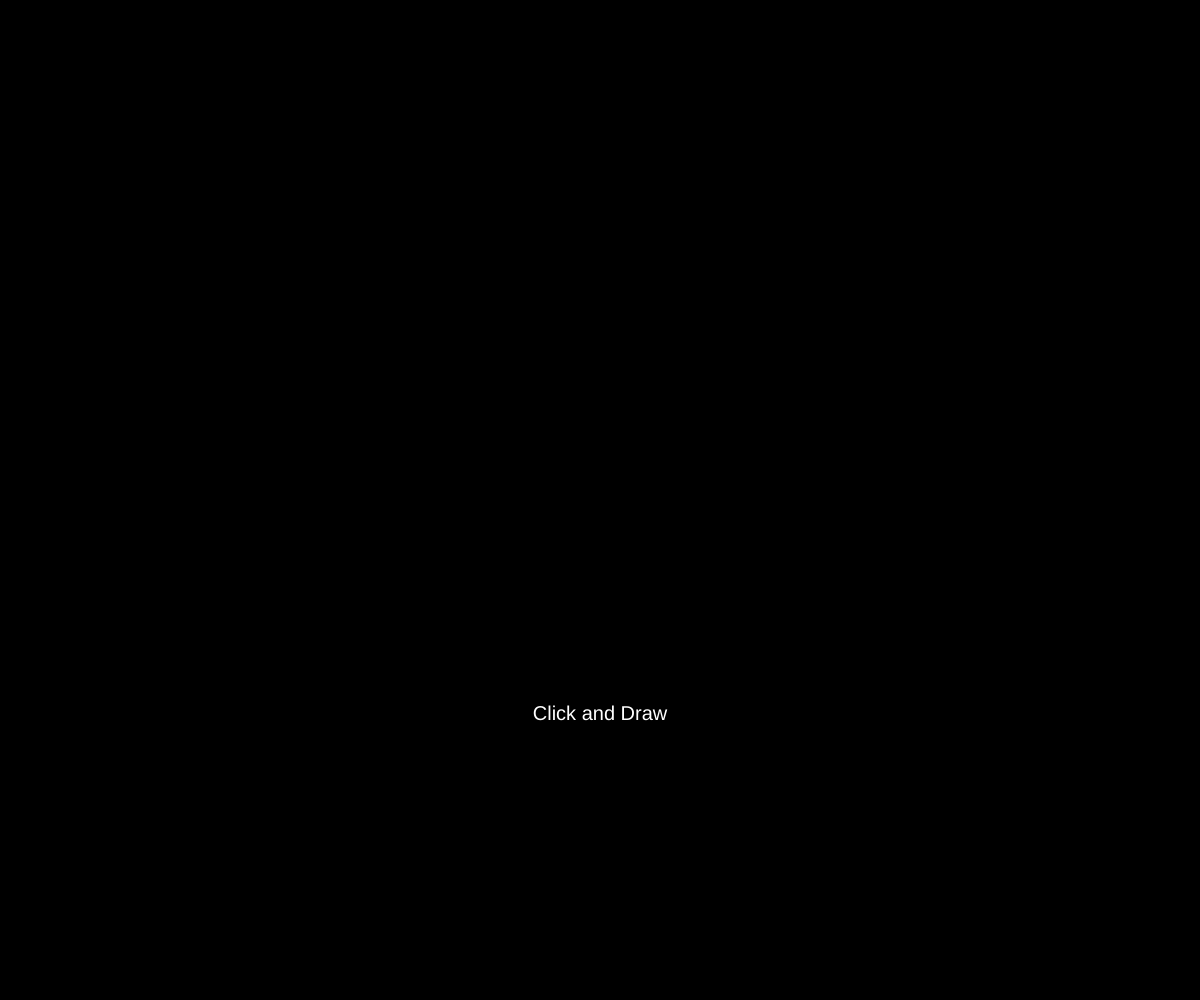
Frame 1 (no input)
Frame 60 (no input): identical to frame 1, image omitted
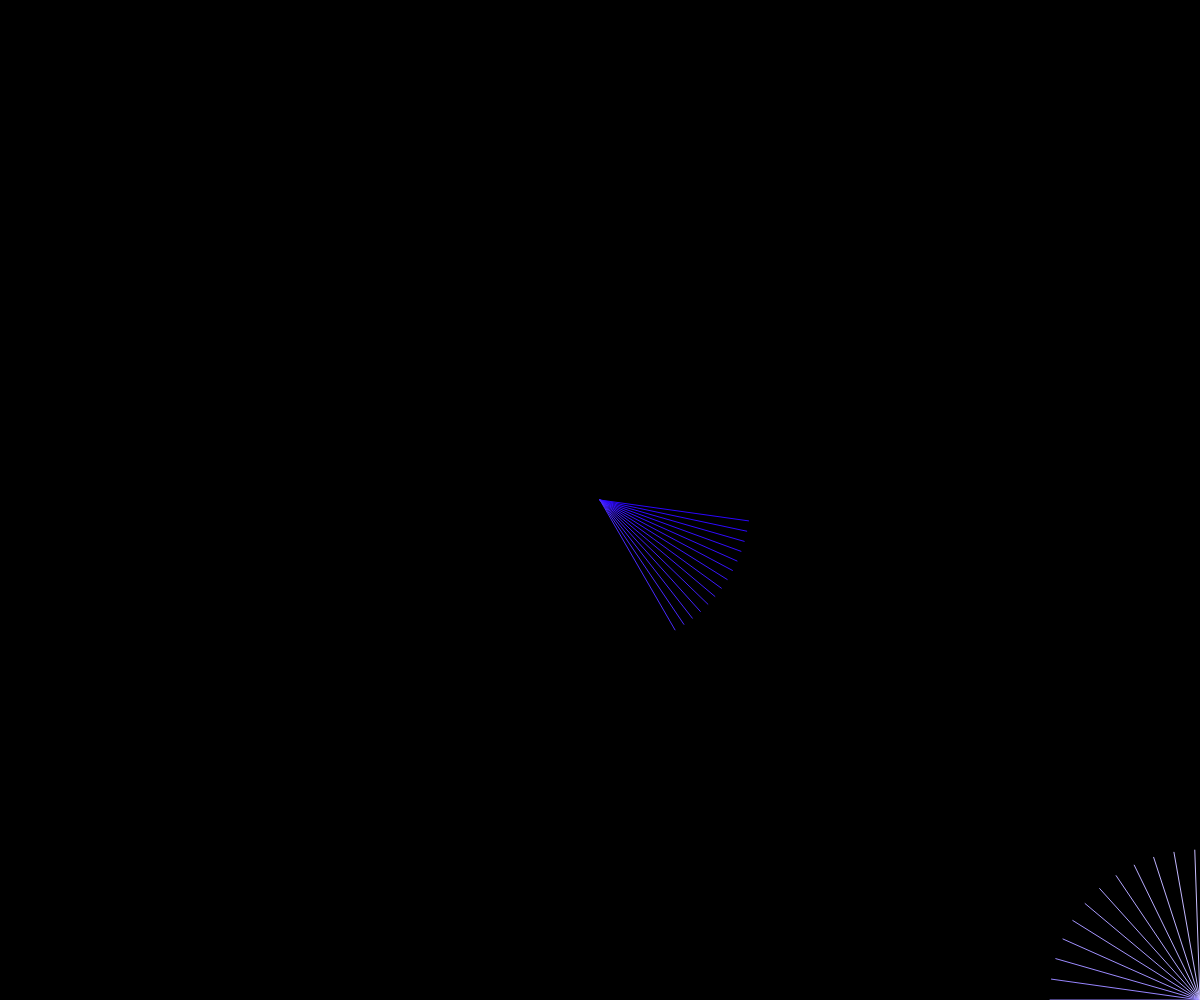
Frame 120 (the mouse pressed at the canvas centre since frame 60)

The p5.js sketch that drew these frames (run headless with seeded random() and noise() and a simulated clock; from frame 60 on, the mouse is pressed at the canvas centre):

// p5.js sketch
// ── sketch.js
function setup() {
  createCanvas(windowWidth, windowHeight);
  angleMode(DEGREES);
  background(0);

  textAlign(CENTER);
  textAlign(CENTER);
  textSize(20)
  textFont("Arial")

  fill("white")
  text("Click and Draw", width/2,height/2+220)

}

 var D = 300, //Diametro Cerchio.
     A = 4, //Angolo di Distanza tra i raggi.
     T = 0,
     x = 0,
     y = 0,
     S = true,
     start = true;
     E = false,
     go= false;

function draw() {
 //background(0)
 //stroke("white")
 //text(go, 20,20)
 //text(T, 50,20)
 //text(E, 80,20)
 //ellipse(width/2,height/2,D,D)

 stroke("white");
 noFill()

 if (start==true) {
   T=T+1;
   stroke(lerpColor(color('#2600FF'), color('#FFFFFF'), T/(360/A)));
   translate(width/2,height/2)

   if (T==360/A) {start=false;T=0}

 }

 if (E==false) {
 if (mouseIsPressed && go==false) {go=true;  background(0),x=mouseX;y=mouseY,T=0}

 if (go==true) {
   T=T+1;
   stroke(lerpColor(color('#2600FF'), color('#FFFFFF'), T/(360/A)));
   translate(width/2,height/2)
   line(x-width/2,y-height/2,cos(T*A)*(D/2),sin(T*A)*(D/2))
   if (T==360/A) {go=false;T=0}
  }
 }
 else {
   if (mouseIsPressed && go==false) {go=true;x=mouseX;y=mouseY}

 if (go==true) {
   T=T+1;
   stroke(lerpColor(color('#2600FF'), color('#FFFFFF'), T/(360/A)));
   translate(width/2,height/2)
   line(x-width/2,y-height/2,cos(T*A)*(D/2),sin(T*A)*(D/2))
   if (T==360/A) {go=false;T=0}
  }
 }

  /*if (E==true) {
   noStroke();
   fill("white")
   text("Erase mode ON", width/2,(height/2)+40)
  }
  if (E==false) {
   noStroke();
   fill(lerpColor(color(255,255,255,255), color(255,255,255,0),0.01))
   text("Erase mode OFF", width/2,(height/2)+40)
  }*/
}

 function keyReleased() {
  if (go==false) {E=!E;background(0);S=!S};
 }
